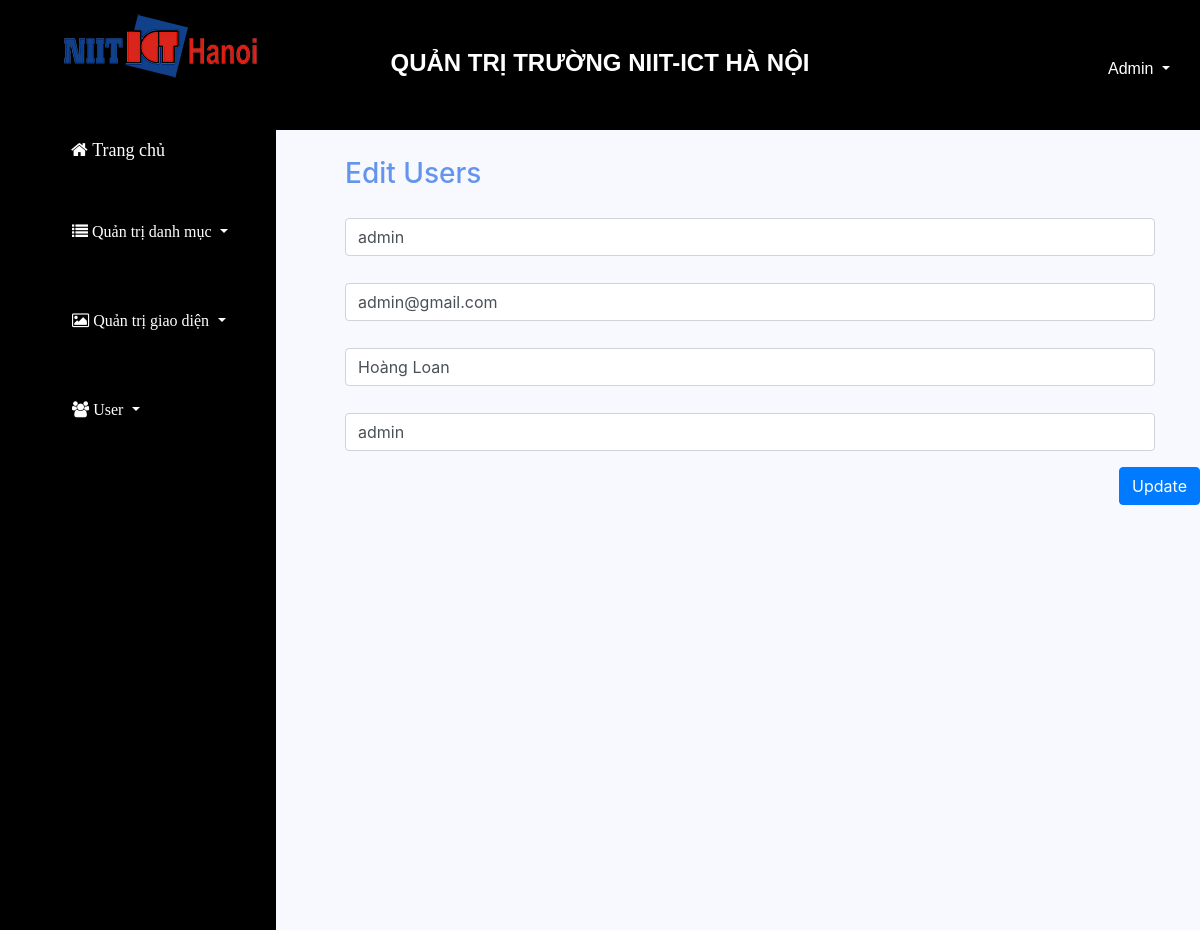
Screenshot of /admin/edituser.php?id=20 with the database file from the repository.
### tables this page shows
CREATE TABLE `user` (
  `ID` int(10) NOT NULL,
  `username` varchar(10) DEFAULT NULL,
  `password` varchar(10) DEFAULT NULL,
  `email` varchar(100) DEFAULT NULL,
  `fullname` varchar(100) DEFAULT NULL,
  `role` varchar(50) NOT NULL
);

### admin/edituser.php (the view, shortened to what this page needs)
<?php
$conn = mysqli_connect('localhost', 'root', '', 'niit');
$id = $_GET["id"];
$sql = "select *  from user  where ID=$id  ";
$q = mysqli_query($conn, $sql);
?>
<!DOCTYPE html>
<html lang="en">
<head>
  <link rel="stylesheet" href="https://maxcdn.bootstrapcdn.com/bootstrap/4.0.0/css/bootstrap.min.css">
  <link rel="stylesheet" href="css/edituser.css">
  <link rel="stylesheet" href="https://cdnjs.cloudflare.com/ajax/libs/font-awesome/4.7.0/css/font-awesome.min.css">
</head>
<body>
  <div class="title ">
    <div class="title-left">
      <a href=""><img src="image/logo.png" alt=""></a>
    </div>
    <div class="ad_logout title-right">
      <ul class="navbar-nav">
        <li class="nav-item " style="margin-left: 70%">
          <a class="nav-link dropdown-toggle" href="#" id="navbardrop" data-toggle="dropdown" style="color: white;">
            Admin
          </a>
        </li>
      </ul>
    </div>
    <div class="center">
      <a class="" href="../index.php" style="color: white;  "> <b>QUẢN TRỊ TRƯỜNG NIIT-ICT HÀ NỘI</b> </a>
    </div>
  </div>
  <div class="content">
    <div class="content-left">
      <ul>
        <li class="nav-item1">
          <a href="../index.php">
            <i class="fa fa-home"> Trang chủ </i>
          </a>
        </li>
        <hr>
        <li class="nav-item dropdown">
          <a class="nav-link dropdown-toggle" href="#" id="navbarDropdownMenuLink" data-toggle="dropdown" aria-haspopup="true" aria-expanded="false">
            <i class="fa fa-list"> Quản trị danh mục</i>
          </a>
        </li>
        <hr>
        <li class="nav-item dropdown">
          <a class="nav-link dropdown-toggle" href="#" id="navbarDropdownMenuLink" data-toggle="dropdown" aria-haspopup="true" aria-expanded="false">
            <i class="fa fa-image"> Quản trị giao diện</i>
          </a>
        </li>
        <hr>
        <li class="nav-item dropdown">
          <a class="nav-link dropdown-toggle" href="#" id="navbarDropdownMenuLink" data-toggle="dropdown" aria-haspopup="true" aria-expanded="false">
            <i class="fa fa-users"> User</i>
          </a>
        </li>
      </ul>
    </div>
    <div class="content-right">
      <h3>Edit Users</h3>
      <?php while ($rows = mysqli_fetch_assoc($q)) { ?>
        <form method="post">
          <div class="form-group">
            <input type="text" placeholder="Username" name="username" class="form-control" value="<?php echo $rows['username']; ?>">
          </div>
          <div class="form-group">
            <input type="text" placeholder="Email" name="email" class="form-control" value="<?php echo $rows['email']; ?>">
          </div>
          <div class="form-group">
            <input type="text" placeholder="Fullname" name="fullname" class="form-control" value="<?php echo $rows['fullname']; ?>">
          </div>
          <div class="form-group">
            <input type="text" placeholder="Role" name="role" class="form-control" value="<?php echo $rows['role']; ?>">
          </div>
        <?php } ?>
        <button type="submit" id="submit" name="submit" class="btn btn-primary pull-right">Update </button>
        </form>
    </div>
  </div>
</body>
</html>

### admin/css/edituser.css (style rules this page uses)
.title { width: 100%; font-family: Arial, Helvetica, sans-serif; height: 130px; background-color: black; }
a { color: white; }
.title-left { float: left; margin-left: 5%; margin-top: 10px; width: 20%; }
.center { width: 50%; display: inline-block; text-align: center; margin-top: 45px; font-family: Arial, Helvetica, sans-serif; font-size: 24px; }
.ad_logout { margin-left: 1000px; margin-top: -40px; font-family: Arial, Helvetica, sans-serif; }
.title-right { float: right; width: 30%; }
.content { width: 100%; height: 800px; background-color: #f8f8ff; }
.content-left { background-color: black; width: 23%; height: 800px; float: left; }
.content-right { float: right; }
ul li { list-style: none; }
.nav-item { display: block; padding: 0.5rem 1rem; }
.nav-item1 { display: block; padding: 0.5rem 1rem; }
.nav-item1 i { font-size: 18px; margin-left: 15px; }
.content-right { width: 75%; }
.content-right h3 { color: #6495ED; margin-left: 5%; margin-top: 3%; }
.form-group { margin-left :5%; margin-right: 5%; margin-top: 3%; }

### rows the page displays
user: username "admin", email "admin@gmail.com", fullname "Hoàng Loan", role "admin"
